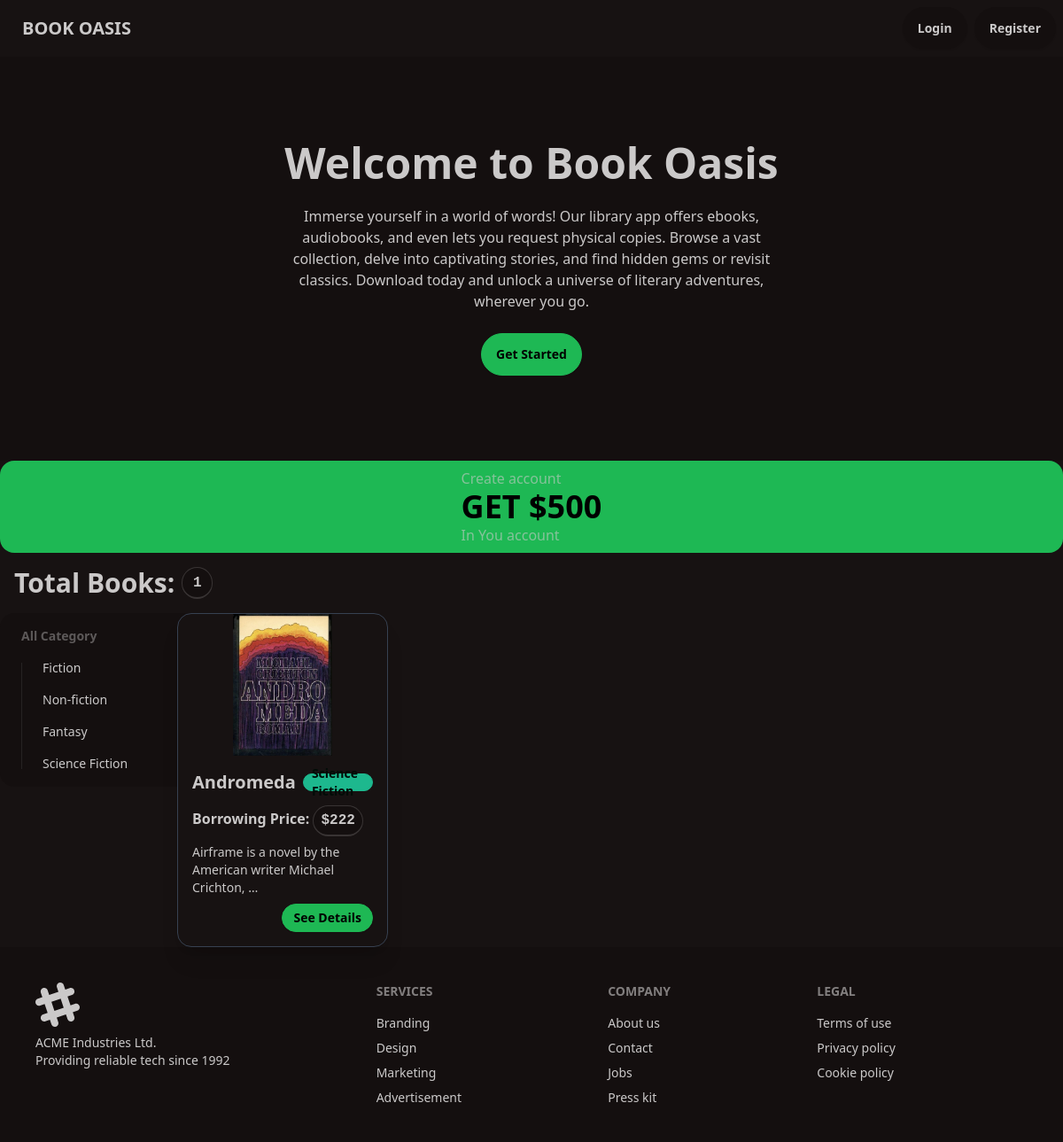
The app's page /book-filter/science-fiction with its own data.
### categories/models.py (models this page shows, shortened)
class Category(models.Model):
    name = models.CharField(max_length=100)
    slug = models.SlugField(max_length=100, unique=True, blank=True, null=True)

### books/models.py (models this page shows, shortened)
class Book(models.Model):
    title = models.CharField(max_length=100)
    description = models.TextField()
    category = models.ForeignKey(Category, on_delete=models.DO_NOTHING, related_name='books', default=False)
    price = models.DecimalField(max_digits=12, decimal_places=0)
    image = models.ImageField(upload_to='books/media/uploads/', null=True, blank=True)
    quantity = models.IntegerField(default=0)

### core/views.py (the view)
# urls.py: path('', Home.as_view(), name='home'),
class Home(TemplateView):
    template_name = 'core/home.html'
    def get_context_data(self, **kwargs: Any) -> dict[str, Any]:
        context = super().get_context_data(**kwargs)
        category_slug = self.kwargs.get('category', None)
        if category_slug is not None:
            category = Category.objects.get(slug=category_slug)
            books = Book.objects.filter(category=category)
        else:
            books = Book.objects.all()
        categories = Category.objects.all()
        context['categories'] = categories
        context['books'] = books
        return context

### core/templates/core/home.html
{% extends "core/base.html" %} {% block head_title %} Book Oasis {% endblock %}
{% block body %}
<section>
  <div class="hero bg-base-200 py-20">
    <div class="hero-content text-center">
      <div class="max-w-xl">
        <h1 class="text-5xl font-bold">Welcome to Book Oasis</h1>
        <p class="py-6">
          Immerse yourself in a world of words! Our library app offers ebooks,
          audiobooks, and even lets you request physical copies. Browse a vast
          collection, delve into captivating stories, and find hidden gems or
          revisit classics. Download today and unlock a universe of literary
          adventures, wherever you go.
        </p>
        <a href='{% url "profile" %}' class="btn btn-primary">Get Started</a>
      </div>
    </div>
  </div>
  <div class="stats bg-primary text-primary-content flex justify-center">
    <div class="center my-2">
      <div class="stat-title">Create account</div>
      <div class="stat-value">GET $500</div>
      <div class="stat-title">In You account</div>
    </div>
  </div>
  <h1 class="p-4 text-3xl font-bold flex justify-start gap-2 items-center">
    Total Books: <kbd class="kbd kbd-md">{{books|length}}</kbd>
  </h1>
  <div class="grid grid-cols-6">
    <div class="col-span-1">
      <ul class="menu bg-base-200 w-56 rounded-box">
        <li>
          <h2 class="menu-title">All Category</h2>
          <ul>
            {% for cat in categories %}
            <li><a href='{% url "filter_home" cat.slug %}'> {{cat.name}} </a></li>
            {% endfor %}
          </ul>
        </li>
      </ul>
    </div>
    <div class="col-span-5 grid grid-cols-4 gap-4">
      {% for book in books %}
      <div
        class="card card-compact w-full bg-base-100 shadow-xl border border-gray-700"
      >
        <figure>
          <img class="max-h-40" src="{{book.image.url}}" alt="{{book.title}}" />
        </figure>
        <div class="card-body">
          <h2 class="card-title">
            {{book.title}}
            <div class="badge badge-secondary">{{book.category.name}}</div>
          </h2>
          <h2 class="text-base font-semibold">
            Borrowing Price:
            <kbd class="kbd kbd-md">${{book.price}}</kbd>
          </h2>
          <p>{{book.description|truncatewords:10}}</p>
          <div class="card-actions justify-end">
            <a href='{% url "book_details" book.id %}' class="btn btn-primary btn-sm">See Details</a>
          </div>
        </div>
      </div>
      {% endfor %}
    </div>
  </div>
</section>
{% endblock %}

### records on screen
Category: name "Fiction"
Category: name "Non-fiction"
Category: name "Fantasy"
Category: name "Science Fiction"
Book: image (picture), title "Andromeda", category.name "Science Fiction", price "222", description "Airframe is a novel by the American writer Michael Crichton, …"

### other values on screen
{{ books|length }} "1"
